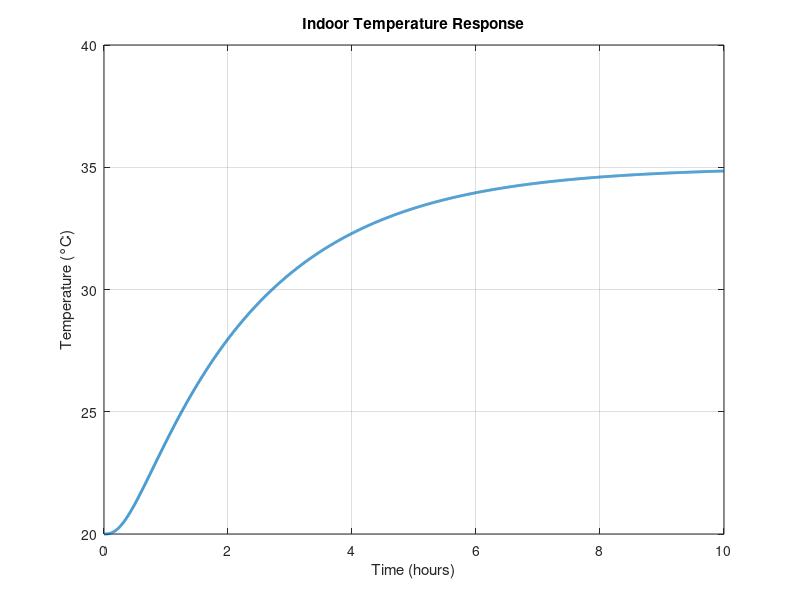

The MATLAB source for this figure:
clc;
clear;
close all;

% DEFINE MATERIAL PARAMETERS
concrete.R_val = 0.1; % (Thermal Resistance [m^2K/W])
concrete.C_val = 20000; 
air.h_val = 3.9; 

% DEFINE SIMULATION CONDITIONS
L = 60; W = 24; H = 6.6; 
V = L*W*H; 
A_s = 2 * (L * H + W * H) + L * W; 

% DEFINE CAPACITORS
capacitors = [
  1, 1.225 * V * 1006;         % Indoor Air
  2, (concrete.C_val/2) * A_s; % Interior Wall Mass
  3, (concrete.C_val/2) * A_s; % Exterior Wall Mass
  4, inf;                      % Outside Air
];
n = size(capacitors, 1);

% DEFINE RESISTORS
% [Node 1, Node 2, Resistance Value]
resistors = [
  % Convection Resistance = 1 / (h * Area)
  4, 3, 1 / (air.h_val * A_s); 
  
  % Conduction Resistance = R_value / Area
  3, 2, concrete.R_val / A_s; 
  
  % Convection Resistance = 1 / (h * Area)
  2, 1, 1 / (air.h_val * A_s) 
];

% DEFINE TIME PARAMETERS
dt = 10;
t_end = 10 * 3600;
time = 0:dt:t_end; 

% CREATE R MATRIX
R = zeros(n, n);
for i = 1:size(resistors,1)
    node1 = resistors(i, 1);
    node2 = resistors(i, 2);
    r_val = resistors(i, 3);
    
    % Make Matrix Symmetric (Heat flows both ways)
    R(node1, node2) = r_val;
    R(node2, node1) = r_val; 
end

% CREATE C VECTOR
C = zeros(1, n);
for i = 1:n
    id = capacitors(i, 1);
    C(id) = capacitors(i, 2);
end

% SIMULATION
results = zeros(size(time)); 
T = [20, 20, 20, 35]; 
T = T + 273.15; % Convert to Kelvin
results(1) = T(1);

for z = 2:length(time)
    dT = zeros(1, n);
    
    for k = 1:n
        
        % Calculate NET flow using neighbor nodes
        if C(k) ~= inf % Don't calculate for infinite reservoirs
            for i = 1:n
                if R(i, k) ~= 0 
                    % Ohm's Law for Heat: (T_neighbor - T_node) / R
                    flow = (T(i) - T(k)) / R(i, k);
                    dT(k) = dT(k) + flow;
                end
            end
            % Update Temp Change: (Net Heat Flow * dt) / Capacitance
            dT(k) = dT(k) * dt / C(k);
        end
    end
    
    T = T + dT;
    results(z) = T(1);
end

% PLOT RESULTS
figure;
plot(time/3600, results-273.15, 'LineWidth', 2);
xlabel('Time (hours)');
ylabel('Temperature (°C)');
title('Indoor Temperature Response');
grid on;
